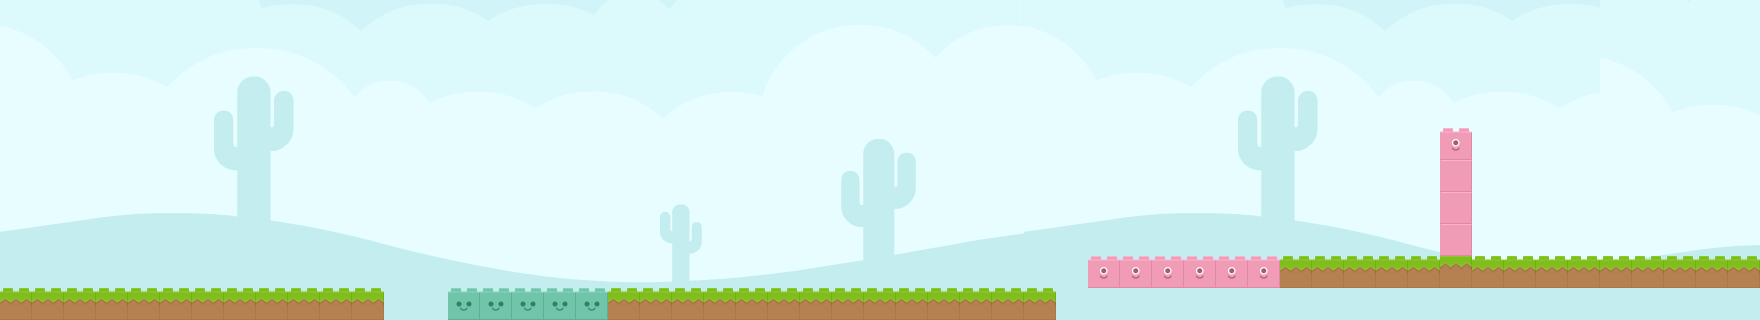

Tiled map render using the project's own tile images. Description and the map definition, with tile-layer contents summarised, below:
An orthogonal 55x10 tile map with 32x32 px tiles, 8 tile layers (background, env, red, blue, ...), 2 tilesets and 4 objects.

<map version="1.0" orientation="orthogonal" renderorder="right-down" width="55" height="10" tilewidth="32" tileheight="32" nextobjectid="7">
 <tileset firstgid="1" name="background" tilewidth="32" tileheight="32">
  <image source="blue_desert.png" width="1024" height="1024" />
 </tileset>
 <tileset firstgid="1025" name="blocks" tilewidth="32" tileheight="32">
  <tile id="0">
   <image width="32" height="32" source="bricks/brick06.png" />
  </tile>
  <tile id="1">
   <image width="32" height="32" source="bricks/brick06b.png" />
  </tile>
  <tile id="2">
   <image width="32" height="32" source="bricks/brick07.png" />
  </tile>
  <tile id="3">
   <image width="32" height="32" source="bricks/brick07b.png" />
  </tile>
  <tile id="4">
   <image width="32" height="32" source="bricks/brick08.png" />
  </tile>
  <tile id="5">
   <image width="32" height="32" source="bricks/brick08b.png" />
  </tile>
  <tile id="6">
   <image width="32" height="32" source="bricks/brick08c.png" />
  </tile>
  <tile id="7">
   <image width="32" height="32" source="bricks/brick08d.png" />
  </tile>
  <tile id="8">
   <image width="32" height="32" source="bricks/brick09.png" />
  </tile>
  <tile id="9">
   <image width="32" height="32" source="bricks/brick09b.png" />
  </tile>
  <tile id="10">
   <image width="32" height="32" source="bricks/brick09c.png" />
  </tile>
  <tile id="11">
   <image width="32" height="32" source="bricks/brick09d.png" />
  </tile>
  <tile id="12">
   <image width="32" height="32" source="bricks/brick10.png" />
  </tile>
  <tile id="13">
   <image width="32" height="32" source="bricks/brick10b.png" />
  </tile>
  <tile id="14">
   <image width="32" height="32" source="bricks/brick10c.png" />
  </tile>
  <tile id="15">
   <image width="32" height="32" source="bricks/brick10d.png" />
  </tile>
 </tileset>
 <layer name="background" width="55" height="10">
  <data>[550 cells, 550 non-empty, 325 distinct tile ids]</data>
 </layer>
 <layer name="env" width="55" height="10">
  <data>[550 cells, 0 non-empty, 0 distinct tile ids]</data>
 </layer>
 <layer name="red" width="55" height="10">
  <data>[550 cells, 10 non-empty, 2 distinct tile ids]</data>
 </layer>
 <layer name="blue" width="55" height="10">
  <data>[550 cells, 0 non-empty, 0 distinct tile ids]</data>
 </layer>
 <layer name="green" width="55" height="10">
  <data>[550 cells, 5 non-empty, 1 distinct tile ids]</data>
 </layer>
 <layer name="beige" width="55" height="10">
  <data>[550 cells, 0 non-empty, 0 distinct tile ids]</data>
 </layer>
 <layer name="yellow" width="55" height="10">
  <data>[550 cells, 0 non-empty, 0 distinct tile ids]</data>
 </layer>
 <layer name="normal" width="55" height="10">
  <data>[550 cells, 41 non-empty, 2 distinct tile ids]</data>
 </layer>
 <objectgroup name="player" />
 <objectgroup name="red_boost">
  <object id="4" x="871" y="234" width="32" height="32">
   <ellipse />
  </object>
 </objectgroup>
 <objectgroup name="blue_boost">
  <object id="6" x="1354" y="210" width="32" height="32">
   <ellipse />
  </object>
 </objectgroup>
 <objectgroup name="yellow_boost" />
 <objectgroup name="beige_boost" />
 <objectgroup name="final_zone">
  <object id="1" x="1750.67" y="-1" width="7.33333" height="322" />
 </objectgroup>
 <objectgroup name="flag">
  <object id="5" x="1726.67" y="227.333" width="32" height="32" />
 </objectgroup>
</map>
